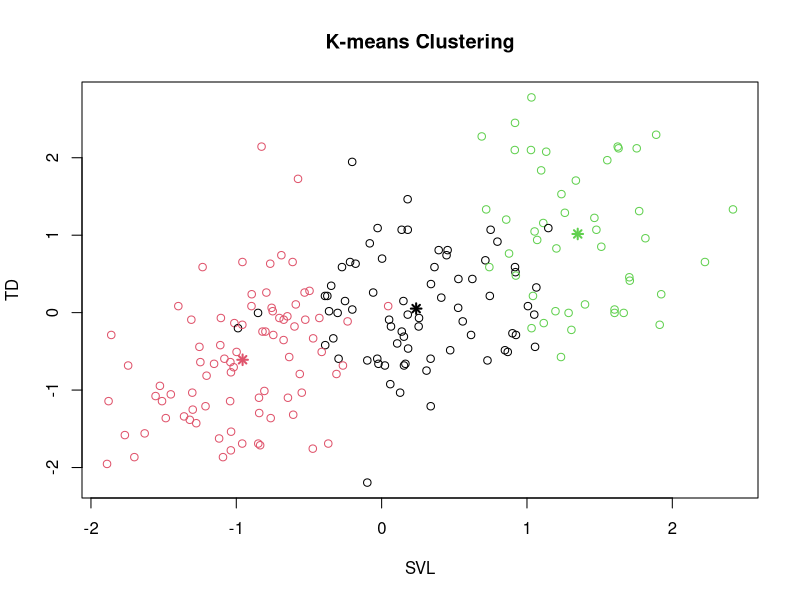
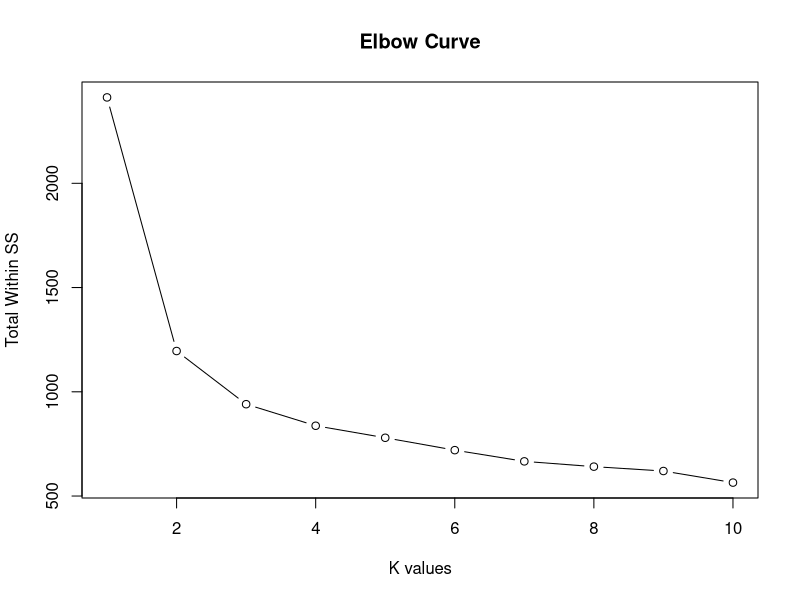
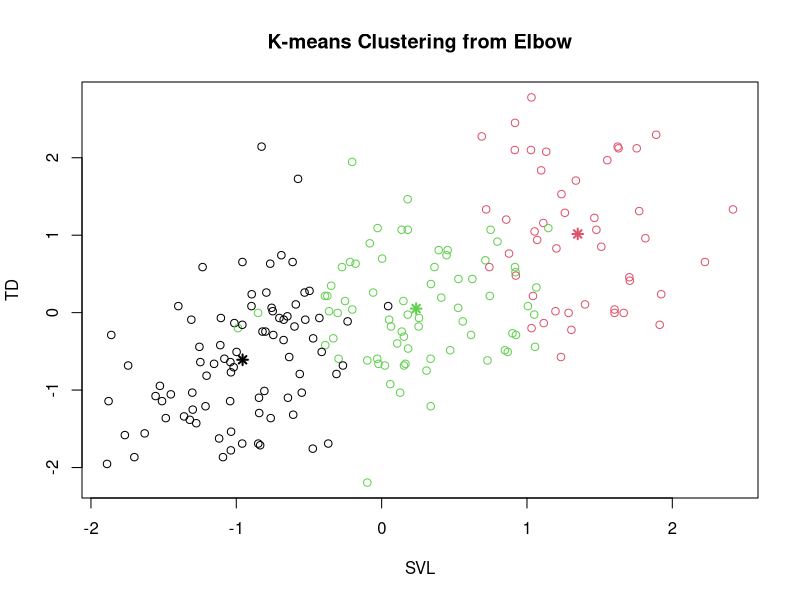

R code for these plots, in order:
## ---- chunk 1
knitr::opts_chunk$set(echo=TRUE)
## ---- chunk 2
df <- read.csv("../morphology_data.csv")
## ---- chunk 3
df.no_sex <- subset(df, select = -Sex)
## ---- chunk 4
df.no_sex <- df.no_sex[complete.cases(df.no_sex), ]
## ---- chunk 5
morph <- df.no_sex[2:13]
## ---- chunk 6
morph.scaled <- scale(morph)
## ---- chunk 7
# Ensure our results are reproduceable.
set.seed(1234567890)
morph.km <- kmeans(morph.scaled, centers=3, nstart=25)
## ---- chunk 8
head(morph.km$cluster)
## ---- chunk 9
morph.km
## ---- chunk 10
# Use the first 2 variables: x=SVL, y=TD. Note that since morph.scaled is a
# matrix, we need to subset it as such to access the column-wise arrays.
plot(morph.scaled[, 1:2],
     main="K-means Clustering",
     xlab="SVL", ylab="TD",
     col=morph.km$cluster)

# Add centroids to the previous scatter plot.
points(morph.km$centers[, 1:2], col=1:3, pch=8, lwd=2)
## ---- chunk 11
centers <- 1:10
ss <- vector(mode="numeric", length=length(centers))
for (i in centers) {
  km <- kmeans(morph.scaled, centers=i, nstart=1)
  ss[i] <- km$tot.withinss
}
## ---- chunk 12
plot(centers, ss,
     main="Elbow Curve",
     type="b", xlab="K values",
     ylab="Total Within SS")
## ---- chunk 13
morph.km2 <- kmeans(morph.scaled, centers=3, nstart=1)
plot(morph.scaled[, 1:2],
     main="K-means Clustering from Elbow",
     xlab="SVL", ylab="TD",
     col=morph.km2$cluster)

# Plot centroids to the previous scatter plot.
points(morph.km2$centers[, 1:2], col=1:3, pch=8, lwd=2)
